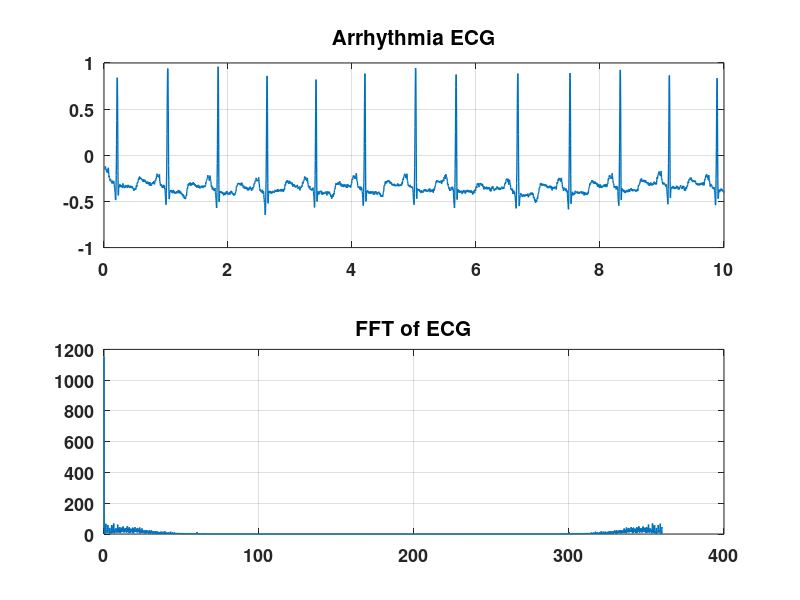
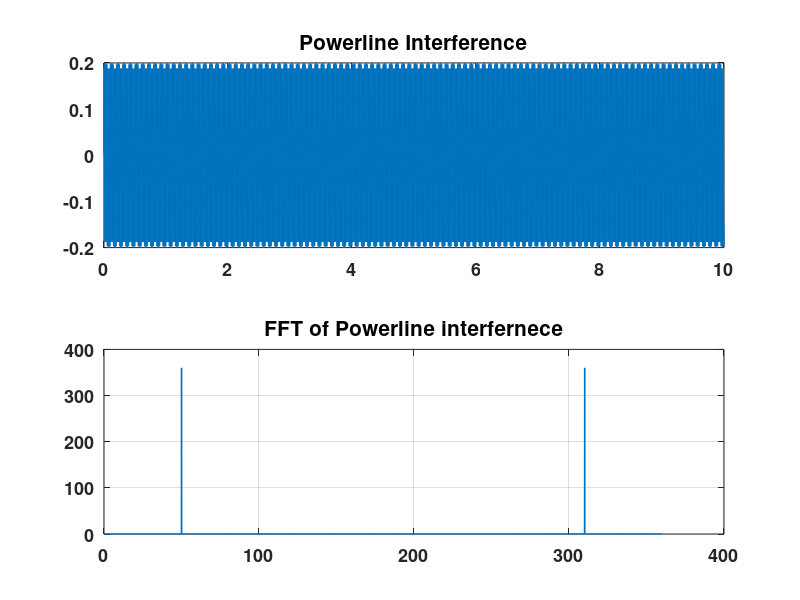
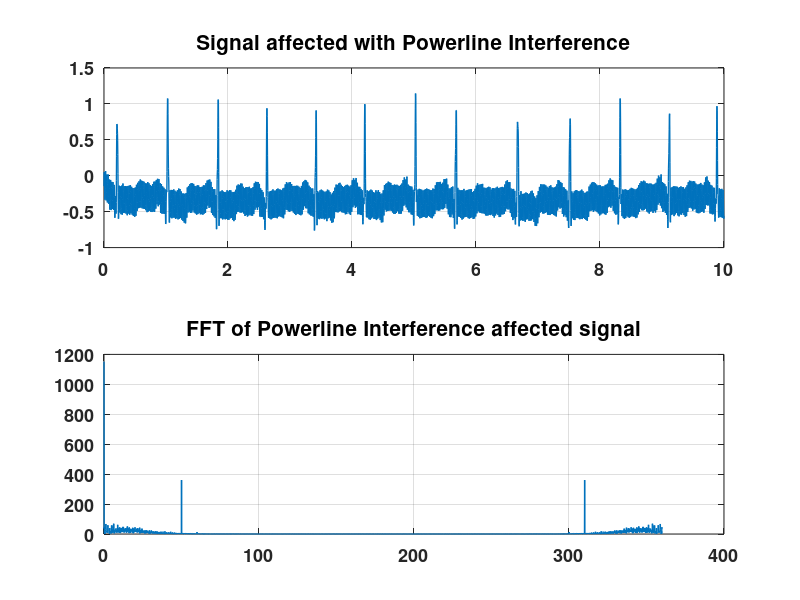

MATLAB code to generate these figures, in order:
clc;
close all; 
clear;

fs = 360;
t=0:(1/fs):10-(1/fs);
f = linspace(0, fs, 3600);
load('100m.mat');

figure(1);

subplot(2, 1, 1);
x = val(:,:);
x = x/200;
plot(t, x, 'linewidth', 1);
set(gca, 'fontsize', 13, 'fontweight', 'bold');
title('Arrhythmia ECG', 'fontsize', 15);
grid on;

subplot(2, 1, 2);
fftx = abs(fft(x));
plot(f, fftx, 'linewidth', 1);
set(gca, 'fontsize', 13, 'fontweight', 'bold');
title('FFT of ECG', 'fontsize', 15);
grid on;

figure(2);

subplot(2, 1, 1);
noise_powerline = 0.2*sin(2*pi*50*t);
plot(t, noise_powerline, 'linewidth', 1);
set(gca, 'fontsize', 13, 'fontweight', 'bold');
title('Powerline Interference', 'fontsize', 15);
grid on;

subplot(2, 1, 2);
plot(f, abs(fft(noise_powerline)), 'linewidth', 1);
set(gca, 'fontsize', 13, 'fontweight', 'bold');
title('FFT of Powerline interfernece', 'fontsize', 15);
grid on;

figure(3);

subplot(2, 1, 1);
noisy_signal = x + noise_powerline;
plot(t, noisy_signal, 'linewidth', 1);
set(gca, 'fontsize', 13, 'fontweight', 'bold');
title('Signal affected with Powerline Interference', 'fontsize', 15);
grid on;

subplot(2, 1, 2);
plot(f, abs(fft(noisy_signal)), 'linewidth', 1);
set(gca, 'fontsize', 13, 'fontweight', 'bold');
title('FFT of Powerline Interference affected signal', 'fontsize', 15);
grid on;

% figure(4);
% x_filtered = filter(butter_lpf, noisy_signal);
% 
% subplot(2, 1, 1);
% plot(t, x_filtered, 'linewidth', 1);
% set(gca, 'fontsize', 13, 'fontweight', 'bold');
% title('Filtered Signal', 'fontsize', 15);
% grid on;
% 
% subplot(2, 1, 2);
% plot(f, abs(fft(x_filtered)), 'linewidth', 1);
% set(gca, 'fontsize', 13, 'fontweight', 'bold');
% title('FFT of Filtered signal', 'fontsize', 15);
% grid on;